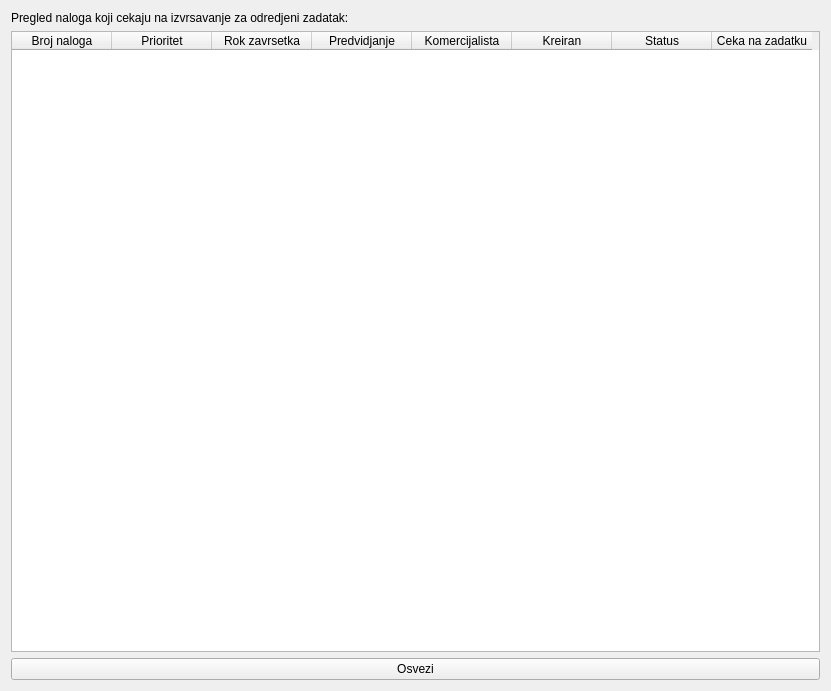
<?xml version="1.0" encoding="UTF-8"?>
<ui version="4.0">
 <class>WhereCommandsWaiting</class>
 <widget class="QWidget" name="WhereCommandsWaiting">
  <property name="geometry">
   <rect>
    <x>0</x>
    <y>0</y>
    <width>831</width>
    <height>691</height>
   </rect>
  </property>
  <property name="windowTitle">
   <string>Form</string>
  </property>
  <layout class="QVBoxLayout" name="verticalLayout">
   <item>
    <widget class="QLabel" name="label">
     <property name="text">
      <string>Pregled naloga koji cekaju na izvrsavanje za odredjeni zadatak:</string>
     </property>
    </widget>
   </item>
   <item>
    <widget class="QTableWidget" name="tableWidget">
     <column>
      <property name="text">
       <string>Broj naloga</string>
      </property>
     </column>
     <column>
      <property name="text">
       <string>Prioritet</string>
      </property>
     </column>
     <column>
      <property name="text">
       <string>Rok zavrsetka</string>
      </property>
     </column>
     <column>
      <property name="text">
       <string>Predvidjanje</string>
      </property>
     </column>
     <column>
      <property name="text">
       <string>Komercijalista</string>
      </property>
     </column>
     <column>
      <property name="text">
       <string>Kreiran</string>
      </property>
     </column>
     <column>
      <property name="text">
       <string>Status</string>
      </property>
     </column>
     <column>
      <property name="text">
       <string>Ceka na zadatku</string>
      </property>
     </column>
    </widget>
   </item>
   <item>
    <widget class="QWidget" name="widget" native="true">
     <layout class="QVBoxLayout" name="verticalLayout_2">
      <property name="leftMargin">
       <number>0</number>
      </property>
      <property name="topMargin">
       <number>0</number>
      </property>
      <property name="rightMargin">
       <number>0</number>
      </property>
      <property name="bottomMargin">
       <number>0</number>
      </property>
      <item>
       <widget class="QPushButton" name="pushButton">
        <property name="text">
         <string>Osvezi</string>
        </property>
       </widget>
      </item>
     </layout>
    </widget>
   </item>
  </layout>
 </widget>
 <resources/>
 <connections/>
</ui>
